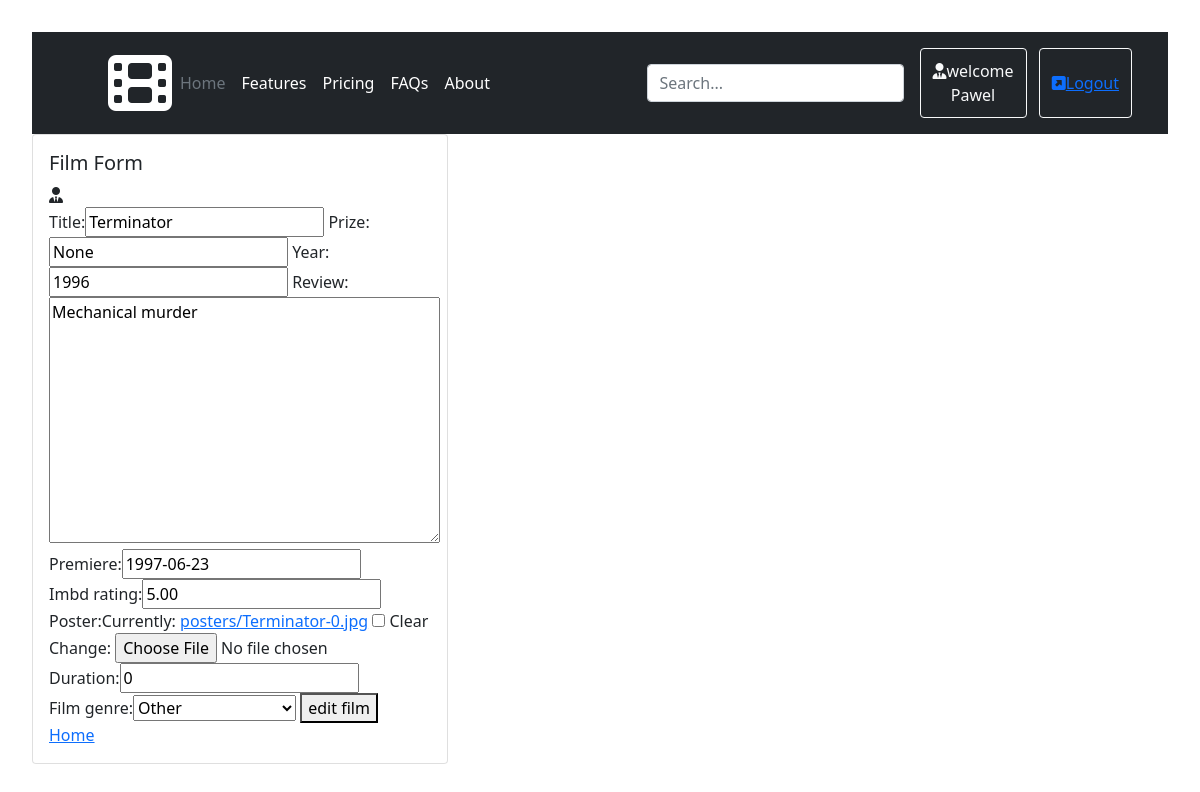
Page /films/edit/1/ (signed in) on the earlier database version.
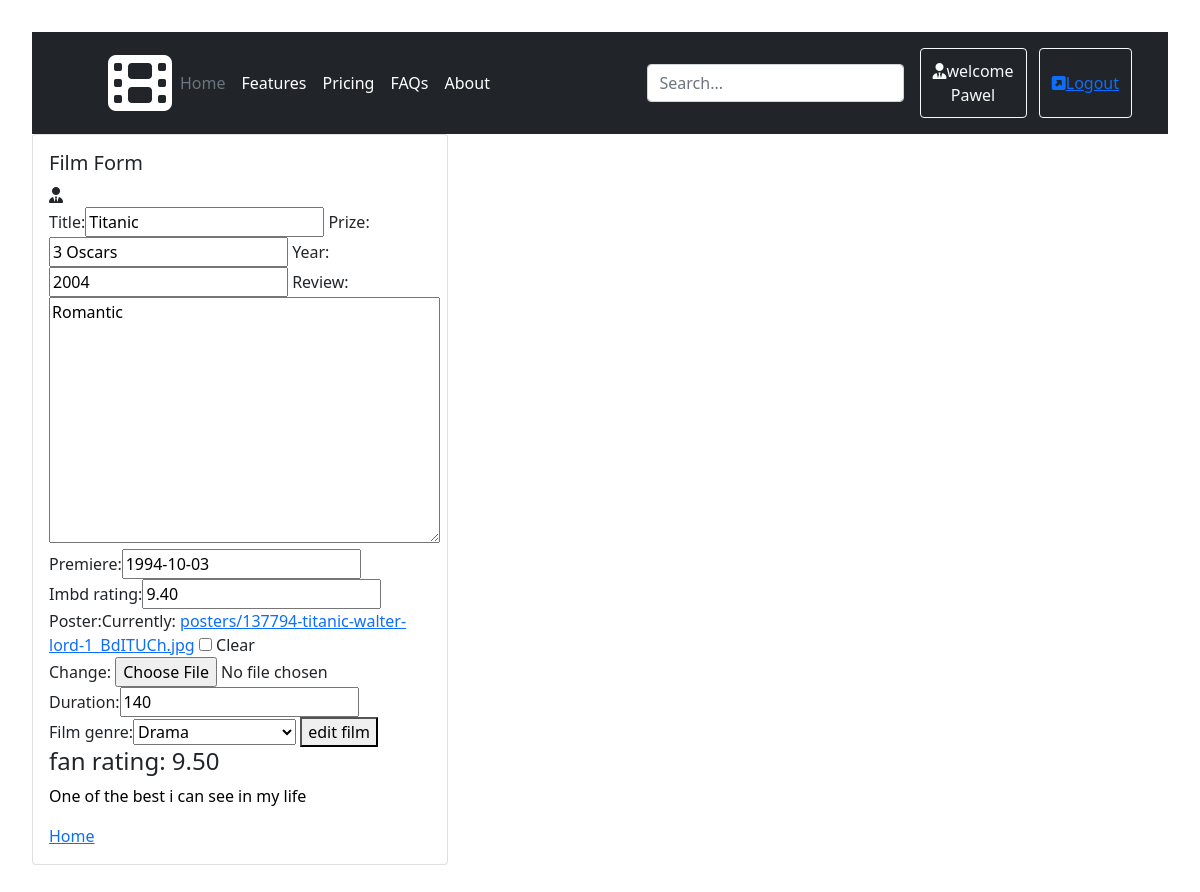
Same page on the later database version.
### filmapp/models.py (models this page shows, shortened)
class Film(models.Model):
    title = models.CharField(max_length=64, blank=False, unique=True)
    prize = models.CharField(max_length=64, null=True)
    year = models.PositiveSmallIntegerField(default=2000)
    review = models.TextField(default='')
    premiere = models.DateField(null=True, blank=True)
    imbd_rating = models.DecimalField(max_digits=4, decimal_places=2, default=0.00)
    poster = models.ImageField(upload_to='posters', null=True, blank=True)
    extra = models.OneToOneField(ExtraInfo, on_delete=models.CASCADE, null=True, blank=True)

class ExtraInfo(models.Model):
    genre_dict = {(0, 'Other'),
                  (1, 'Action film'),
                  (2, 'Adventure film'),
                  (3, 'Animated film'),
                  (4, 'Comedy film'),
                  (5, 'Drama'),
                  (6, 'Fantasy film'),
                  (7, 'Historical film'),
                  (8, 'Horror film'),
                  (9, 'Science fiction film'),
                  (10, 'Thriller film'),
                  (11, 'Western')}
    duration = models.PositiveSmallIntegerField(default=0)
    film_genre = models.PositiveSmallIntegerField(default=0, choices=genre_dict)

class Opinion(models.Model):
    personal_rating = models.DecimalField(max_digits=4, decimal_places=2, default=0.00)
    personal_review = models.TextField(default='')
    film_title = models.ForeignKey(Film, on_delete=models.CASCADE)

### filmapp/views.py (the view)
# urls.py: path('edit/<int:id>/', edit_film, name='edit_film'),
@login_required
def edit_film(request, id):
    film = get_object_or_404(Film, pk=id)
    rating = Opinion.objects.filter(film_title=film)
    try:
        extra = ExtraInfo.objects.get(film=film.id)
    except ExtraInfo.DoesNotExist:
        extra = None
    film_form = FilmForm(request.POST or None, request.FILES or None, instance=film)
    extra_form = ExtraInfoForm(request.POST or None, instance=extra)
    if all([film_form.is_valid(), extra_form.is_valid()]):
        film = film_form.save(commit=False)
        extra = extra_form.save()
        film.extra = extra
        film.save()
        return redirect(homepage)
    return render(request, 'film_form.html',
                  {'film_form': film_form, 'extra_form': extra_form, 'new': False, 'rating': rating})

### filmapp/forms.py
class FilmForm(ModelForm):
    class Meta:
        model = Film
        fields = ['title', 'prize', 'year', 'review', 'premiere', 'imbd_rating', 'poster']

class ExtraInfoForm(ModelForm):
    class Meta:
        model = ExtraInfo
        fields = ['duration', 'film_genre']

### templates/film_form.html (shortened to what this page needs)
{% extends 'main.html'%}
{% load bootstrap %}
{% block site %}
    <div class="card" style="width: 26rem;">
      <div class="card-body">
        <h5 class="card-title">Film Form</h5>
            <i class="fas fa-user-tie"></i>
              <form method="post" enctype="multipart/form-data">
                  {{ film_form|bootstrap }}
                  {{ extra_form|bootstrap }}
                  {% if new %}
                    <button type="submit">add film</button>
                  {% else %}
                    <button type="submit">edit film</button>
                  {% endif %}
              </form>
          {% for rate in rating %}
            <h4> fan rating: {{rate.personal_rating}} </h4>
            <p> {{rate.personal_review}} </p>
          {% endfor %}
          <a href='{% url "homepage"%}'>Home</a>
      </div>
    </div>
{% endblock %}

### templates/main.html (shortened to what this page needs)
{% load static %}
<!DOCTYPE html>
<html lang="en">
<head>
    <link rel="stylesheet" href="https://cdn.jsdelivr.net/npm/bootstrap@5.1.3/dist/css/bootstrap.min.css">
    <link rel="stylesheet" href="{% static 'green_style.css' %}">
</head>
<body>
    <header class="p-3 bg-dark text-white">
    <div class="container">
      <div class="d-flex flex-wrap align-items-center justify-content-center justify-content-lg-start">
        <a href='/films/' class="d-flex align-items-center mb-2 mb-lg-0 text-white text-decoration-none">
          <svg class="bi me-2" width="40" height="32" role="img" aria-label="Bootstrap"><use xlink:href="#bootstrap"/></svg>
          <i class="fas fa-4x fa-film"></i>
        </a>
        <ul class="nav col-12 col-lg-auto me-lg-auto mb-2 justify-content-center mb-md-0">
          <li><a href='/films/' class="nav-link px-2 text-secondary">Home</a></li>
          <li><a href="#" class="nav-link px-2 text-white">Features</a></li>
          <li><a href="#" class="nav-link px-2 text-white">Pricing</a></li>
          <li><a href="#" class="nav-link px-2 text-white">FAQs</a></li>
          <li><a href="#" class="nav-link px-2 text-white">About</a></li>
        </ul>
        <form class="col-12 col-lg-auto mb-3 mb-lg-0 me-lg-3">
          <input type="search" class="form-control form-control-dark" placeholder="Search..." aria-label="Search">
        </form>
        <div class="text-end">
            {% if user.is_authenticated %}
                <button type="button" class="btn btn-outline-light me-2" style="height:70px"><i class="fas fa-user-tie"></i>welcome<br>{{ user.username }}</button>
                <button type="button" class="btn btn-outline-light me-2" style="height:70px"><a href='{% url "logout"%}'><i class="fas fa-external-link-square-alt"></i>Logout</a></button>
            {% else %}
                <button type="button" class="btn btn-outline-light me-2"><a href='{% url "login"%}'>Login</a></button>
                <button type="button" class="btn btn-warning">Sign-up</button>
            {% endif %}
        </div>
      </div>
    </div>
    </header>
    {% block site %} {% endblock %}
</body>
</html>

### my_static/green_style.css (style rules this page uses)
body { padding: 2rem; background: color=lightgray; }
p { color: black; }

Differences in the rows shown:
changed Film: title "Terminator" → "Titanic"; prize "None" → "3 Oscars"; year "1996" → "2004"; review "Mechanical murder" → "Romantic"; premiere "1997-06-23" → "1994-10-03"; imbd_rating "5.00" → "9.40"
added ExtraInfo: duration "140", film_genre "Drama"
added Opinion: personal_rating "9.50", personal_review "One of the best i can see in my life"
Other differences:
form field duration: "0" → (not shown)
form field film_genre: "Other" → (not shown)
text no longer shown: "Title: Prize: Year: Review: Premiere: Imbd rating: Poster: Currently: posters/Terminator-0.jpg Clear Change:"
text now shown: "Title: Prize: Year: Review: Premiere: Imbd rating: Poster: Currently: posters/137794-titanic-walter-lord-1_BdITUCh.jpg Clear Change:"
